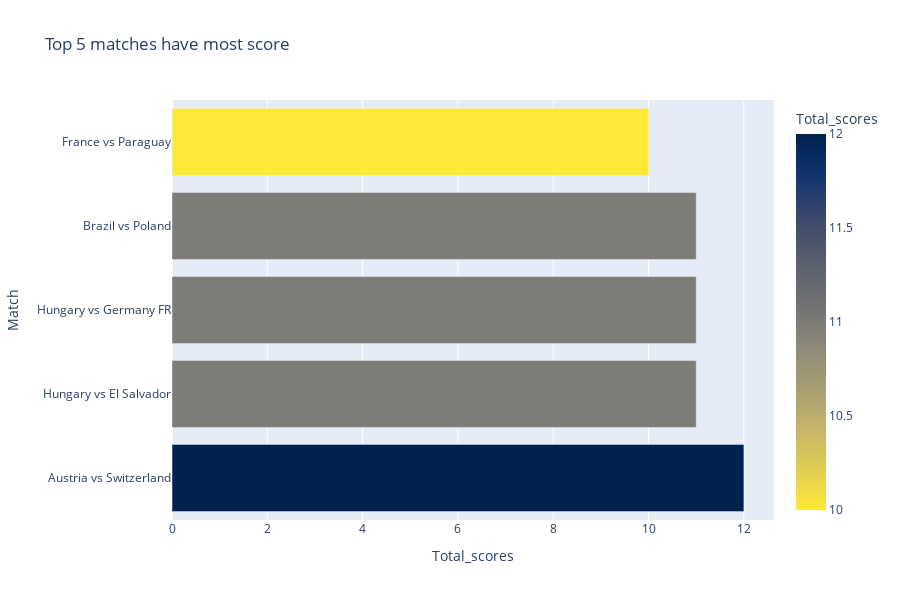

The notebook cell saved with this chart:
### Code cell
# Top 5 matches have most attendance
fig = px.bar(score, x='Total_scores', y='Match',
             hover_data=['Stadium', 'Dates'], 
             color='Total_scores', 
             height=600, title="Top 5 matches have most score", color_continuous_scale=px.colors.sequential.Cividis_r)

fig.show()

### Figure 1 — Plotly figure (JSON) as saved in the notebook; plotly's stock layout.template omitted (floating-point values rounded to 4 significant figures)
{"data": [{"alignmentgroup": "True", "customdata": [["La Pontaise", "1954-06-26"], ["Nuevo Estadio", "1982-06-15"], ["St. Jakob", "1954-06-20"], ["Stade de la Meinau", "1938-06-05"], ["Idrottsparken", "1958-06-08"]], "hovertemplate": "Total_scores=%{marker.color}<br>Match=%{y}<br>Stadium=%{customdata[0]}<br>Dates=%{customdata[1]}<extra></extra>", "legendgroup": "", "marker": {"color": [12, 11, 11, 11, 10], "coloraxis": "coloraxis"}, "name": "", "offsetgroup": "", "orientation": "h", "showlegend": false, "textposition": "auto", "type": "bar", "x": [12, 11, 11, 11, 10], "xaxis": "x", "y": ["Austria vs Switzerland", "Hungary vs El Salvador", "Hungary vs Germany FR", "Brazil vs Poland", "France vs Paraguay"], "yaxis": "y"}], "layout": {"barmode": "relative", "coloraxis": {"colorbar": {"title": {"text": "Total_scores"}}, "colorscale": [[0, "#fee838"], [0.1111, "#e1cc55"], [0.2222, "#c3b369"], [0.3333, "#a59c74"], [0.4444, "#8a8678"], [0.5556, "#707173"], [0.6667, "#575d6d"], [0.7778, "#3b496c"], [0.8889, "#123570"], [1, "#00224e"]]}, "height": 600, "legend": {"tracegroupgap": 0}, "title": {"text": "Top 5 matches have most score"}, "xaxis": {"anchor": "y", "domain": [0, 1], "title": {"text": "Total_scores"}}, "yaxis": {"anchor": "x", "domain": [0, 1], "title": {"text": "Match"}}}}
